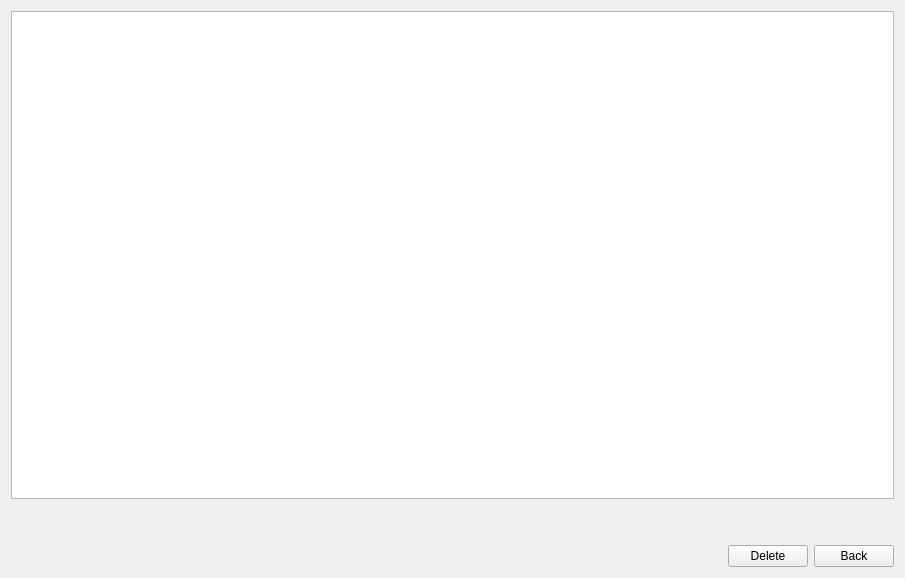
<?xml version="1.0" encoding="UTF-8"?>
<ui version="4.0">
 <class>AudioPage</class>
 <widget class="QWidget" name="AudioPage">
  <property name="geometry">
   <rect>
    <x>0</x>
    <y>0</y>
    <width>905</width>
    <height>578</height>
   </rect>
  </property>
  <property name="windowTitle">
   <string>Form</string>
  </property>
  <layout class="QVBoxLayout" name="verticalLayout">
   <item>
    <widget class="TableView" name="tableView">
     <property name="sizePolicy">
      <sizepolicy hsizetype="Expanding" vsizetype="Expanding">
       <horstretch>0</horstretch>
       <verstretch>5</verstretch>
      </sizepolicy>
     </property>
    </widget>
   </item>
   <item>
    <spacer name="verticalSpacer">
     <property name="orientation">
      <enum>Qt::Vertical</enum>
     </property>
     <property name="sizeHint" stdset="0">
      <size>
       <width>20</width>
       <height>40</height>
      </size>
     </property>
    </spacer>
   </item>
   <item>
    <layout class="QHBoxLayout" name="horizontalLayout">
     <item>
      <spacer name="horizontalSpacer">
       <property name="orientation">
        <enum>Qt::Horizontal</enum>
       </property>
       <property name="sizeHint" stdset="0">
        <size>
         <width>40</width>
         <height>20</height>
        </size>
       </property>
      </spacer>
     </item>
     <item>
      <widget class="QPushButton" name="pushButtonDelete">
       <property name="text">
        <string>Delete</string>
       </property>
      </widget>
     </item>
     <item>
      <widget class="QPushButton" name="pushButtonBack">
       <property name="text">
        <string>Back</string>
       </property>
      </widget>
     </item>
    </layout>
   </item>
  </layout>
 </widget>
 <customwidgets>
  <customwidget>
   <class>TableView</class>
   <extends>QTableView</extends>
   <header>tableview.h</header>
  </customwidget>
 </customwidgets>
 <resources/>
 <connections/>
</ui>
